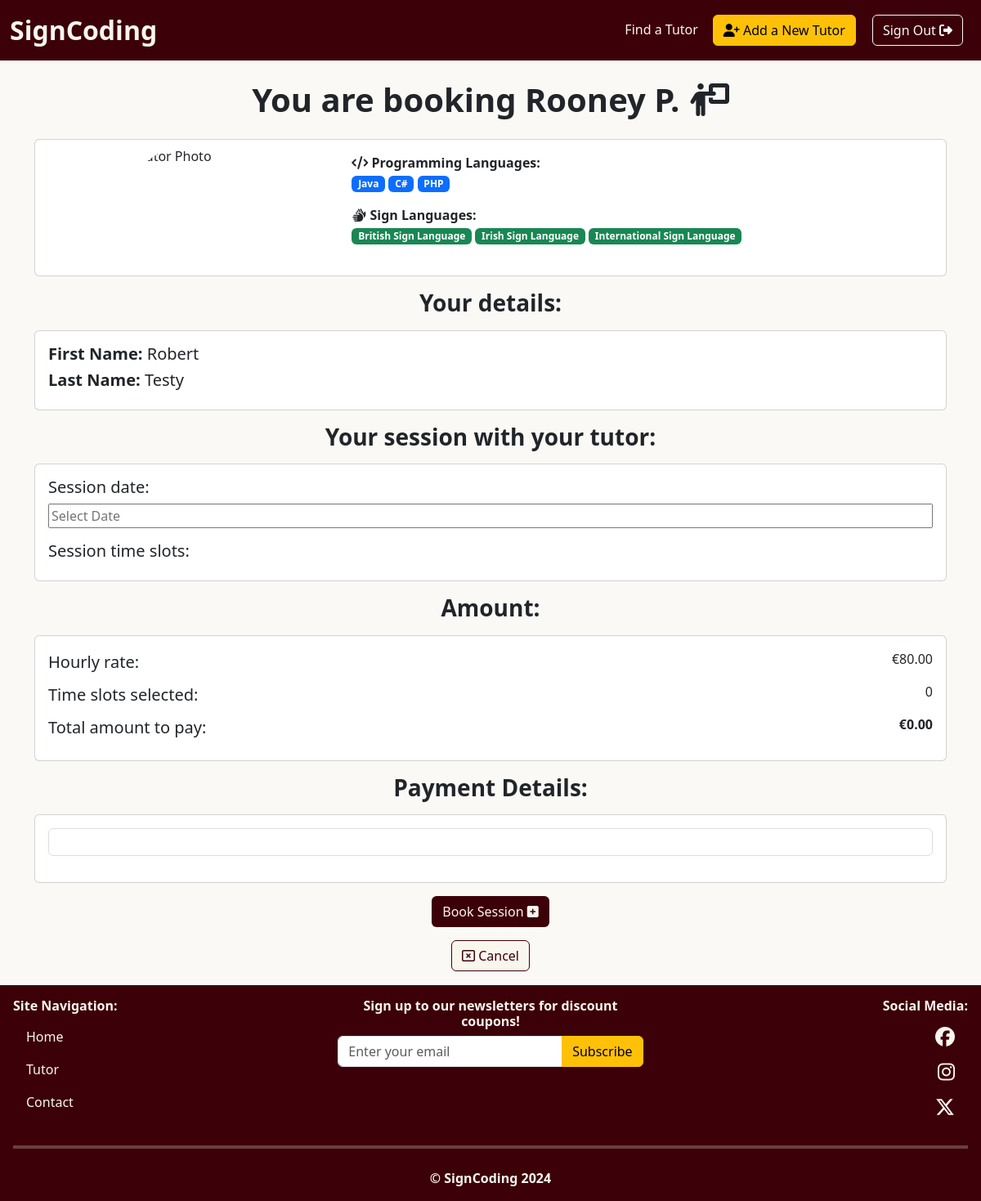
Page /bookings/create/ (signed in) on the committed database.
### tutor/models.py (models this page shows, shortened)
class Tutor(models.Model):
    tutor_firstname = models.CharField(max_length=50, verbose_name="Tutor's First Name")
    tutor_lastname = models.CharField(max_length=50, verbose_name="Tutor's Surname")
    tutor_email = models.EmailField(max_length=254, unique=True, verbose_name="Tutor's Email Address", validators=[EmailValidator()])
    programming_languages = models.ManyToManyField(ProgrammingLanguage, related_name="tutors")
    sign_languages = models.ManyToManyField(SignLanguage, related_name="tutors")
    day_availability = models.ManyToManyField(DayAvailability)
    time_availability = models.ManyToManyField(TimeSlot, related_name="tutors")
    price = models.DecimalField(max_digits=6, decimal_places=2)
    photo = CloudinaryField('profile_picture', default='images/default_tutor.jpg')

class ProgrammingLanguage(models.Model):
    name = models.CharField(max_length=50, unique=True)

class SignLanguage(models.Model):
    name = models.CharField(max_length=50, unique=True)

### personaluser/models.py (models this page shows, shortened)
class Profile(models.Model):
    personal_details = models.OneToOneField(User, on_delete=models.CASCADE, verbose_name="Username")
    personal_firstname = models.CharField(max_length=50, blank=True, null=True, verbose_name="User's First Name")
    personal_lastname = models.CharField(max_length=50, blank=True, null=True, verbose_name="User's Last Name")

### booking/views.py (the view, shortened to what this page needs)
# urls.py: path('create/', views.booking_create, name='booking_create'),
@login_required
def booking_create(request):
    profile = get_object_or_404(Profile, personal_details=request.user)
    tutor_id = request.session.get('tutor_id')
    if not tutor_id:
        return render(request, 'error.html', {'message': 'No tutor selected. Please select a tutor first.'})
    tutor = get_object_or_404(Tutor, id=tutor_id)
    session_date = None
    available_dates = get_available_dates(tutor)
    available_time_slots = tutor.time_availability.all()
    if session_date:  # Only filter if we have a valid session date
        booked_time_slots = Booking.objects.filter(session_date=session_date, tutor=tutor).values_list('session_time', flat=True)
        available_time_slots = available_time_slots.exclude(id__in=booked_time_slots)
    today = datetime.today()  # Define today here
    fully_booked_dates = []
    for i in range(30):
        current_day = today + timedelta(days=i)
        total_time_slots = tutor.time_availability.count()
        booked_time_slots_count = Booking.objects.filter(session_date=current_day.date(), tutor=tutor).count()
        if booked_time_slots_count >= total_time_slots:
            fully_booked_dates.append(current_day.strftime('%d-%m-%Y'))
    return render(request, 'booking/booking_create.html', {
        'tutor': tutor,
        'profile': profile,
        'available_dates': available_dates,
        'fully_booked_dates': fully_booked_dates,
        'available_time_slots': available_time_slots,
        'stripe_public_key': settings.STRIPE_PUBLIC_KEY,
    })

### booking/views.py (called while the page is built)
def get_available_dates(tutor):
    today = datetime.today()
    available_dates = []
    available_weekdays = {day.name: day.order for day in tutor.day_availability.all()}
    for i in range(30):
        current_day = today + timedelta(days=i)
        if current_day.strftime('%A') in available_weekdays:
            total_time_slots = tutor.time_availability.count()
            booked_time_slots_count = Booking.objects.filter(session_date=current_day.date(), tutor=tutor).count()
            if booked_time_slots_count < total_time_slots:
                available_dates.append(current_day.strftime('%d-%m-%Y'))  # Format as DD-MM-YYYY
    return available_dates

### booking/templates/booking/booking_create.html (shortened to what this page needs)
{% extends "base.html" %}
{% load static %}
{% block extra_css %}
<link rel="stylesheet" href="{% static 'css/booking.css' %}">
<link rel="stylesheet" href="https://cdn.jsdelivr.net/npm/flatpickr/dist/flatpickr.min.css">
<link rel="stylesheet" href="https://cdnjs.cloudflare.com/ajax/libs/select2/4.0.13/css/select2.min.css">
{% endblock %}
{% block content %}
<form method="post" enctype="multipart/form-data">
    <div class="container mt-3">
        <h1 class="text-center mt-4 mb-4"><strong>You are booking {{ tutor.tutor_firstname }}
                {{tutor.tutor_lastname|slice:":1" }}.
                <i class="fa-solid fa-person-chalkboard"></i></strong></h1>
        <div class="card mb-3">
            <div class="row g-0">
                <div class="col-md-4 d-flex justify-content-center align-items-center">
                    <img src="{{ tutor.photo.url }}" class="img-fluid rounded-circle mt-2 mb-2"
                        style="width: 150px; height: 150px; object-fit: cover;" alt="Tutor Photo">
                </div>
                <div class="col-md-8 justify-content-center align-items-center">
                    <div class="card-body">
                        <p class="mb-0"><strong><i class="fa-solid fa-code"></i> Programming Languages:</strong></p>
                        <div>
                            {% for language in tutor.programming_languages.all %}
                            <span class="badge bg-primary">{{ language.name }}</span>
                            {% endfor %}
                        </div>
                        <p class="mt-3 mb-0"><strong><i class="fa-solid fa-hands"></i> Sign Languages:</strong></p>
                        <div>
                            {% for sign_language in tutor.sign_languages.all %}
                            <span class="badge bg-success">{{ sign_language.name }}</span>
                            {% endfor %}
                        </div>
                    </div>
                </div>
            </div>
        </div>
    </div>
    <div class="container mt-3">
        <h3 class="text-center mt-3 mb-3"><strong>Your details:</strong></h3>
        <div class="card mb-3 p-3">
            <h5 class="card-title"><strong>First Name:</strong> {{ profile.personal_firstname }}</h5>
            <h5 class="card-title"><strong>Last Name:</strong> {{ profile.personal_lastname }}</h5>
        </div>
    </div>
    <div class="container mt-3">
        <h3 class="text-center mt-3 mb-3"><strong>Your session with your tutor:</strong></h3>
        <div class="card mb-3 p-3">
            <h5 class="card-title">Session date:</h5>
            <div class="datepicker-wrapper mb-3">
                <input type="text" id="date-picker" style="width: 100%;" placeholder="Select Date" required>
            </div>
            <h5 class="card-title">Session time slots:</h5>
        </div>
    </div>
    <div class="container mt-3">
        <h3 class="text-center mt-3 mb-3"><strong>Amount:</strong></h3>
        <div class="card mb-3 p-3">
            <div class="d-flex justify-content-between align-items-center">
                <h5>Hourly rate: </h5>
                <p>€{{ tutor.price }}</p>
            </div>
            <div class="d-flex justify-content-between align-items-center">
                <h5>Time slots selected: </h5>
                <p><span id="time-slots-count">0</span></p>
            </div>
            <div class="d-flex justify-content-between align-items-center">
                <h5 class="card-title">Total amount to pay:</h5>
                <p id="total-price"><strong>€0.00</strong></p>
            </div>
        </div>
    </div>
    <div class="container mt-3">
        <h3 class="text-center mt-3 mb-3"><strong>Payment Details:</strong></h3>
        <div class="card mb-3 p-3">
            <div id="card-element" class="card p-3 mb-3" style="border: 1px solid #ddd; padding: 10px;"></div>
        </div>
    </div>
    <div class="row d-flex justify-content-center align-items-center mb-3">
        <div class="col-auto text-center">
            <button type="submit" id="submit-button" class="btn btn-profile-color">Book Session
                <i class="fa-solid fa-square-plus"></i></button>
        </div>
    </div>
    <div class="row d-flex justify-content-center align-items-center mb-3">
        <div class="col-auto text-center">
            <a href="{% url 'tutors' %}" class="btn btn-canc-color">
                <i class="fa-regular fa-rectangle-xmark"></i> Cancel
            </a>
        </div>
    </div>
</form>
{% endblock %}

### static/css/base.css (style rules this page uses)
html, body { height: 100%; margin: 0; display: flex; flex-direction: column; }
body { background-color: #faf9f6; }

### static/css/booking.css (style rules this page uses)
.btn-profile-color { background-color: #3C0008; color: #F9F6EE; }
.btn-canc-color { background-color: #F9F6EE; border: 0.1rem solid #3C0008; color: #3C0008; }

### rows in the picture
Tutor: tutor_firstname "Rooney", tutor_lastname "P", price "80.00"
ProgrammingLanguage: name "Java"
ProgrammingLanguage: name "C#"
ProgrammingLanguage: name "PHP"
SignLanguage: name "British Sign Language"
SignLanguage: name "Irish Sign Language"
SignLanguage: name "International Sign Language"
Profile: personal_firstname "Robert", personal_lastname "Testy"
